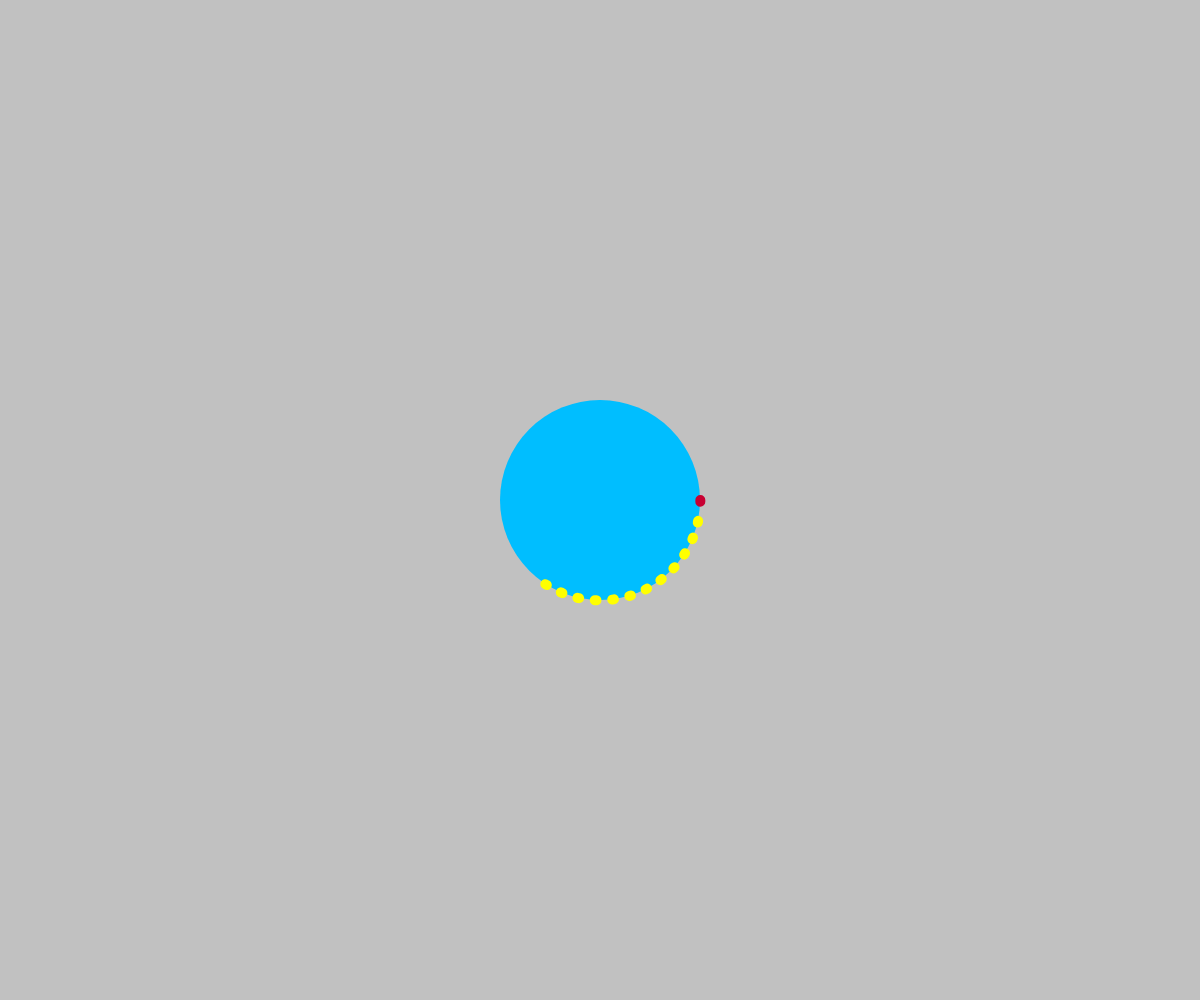
Frame 1 (no input)
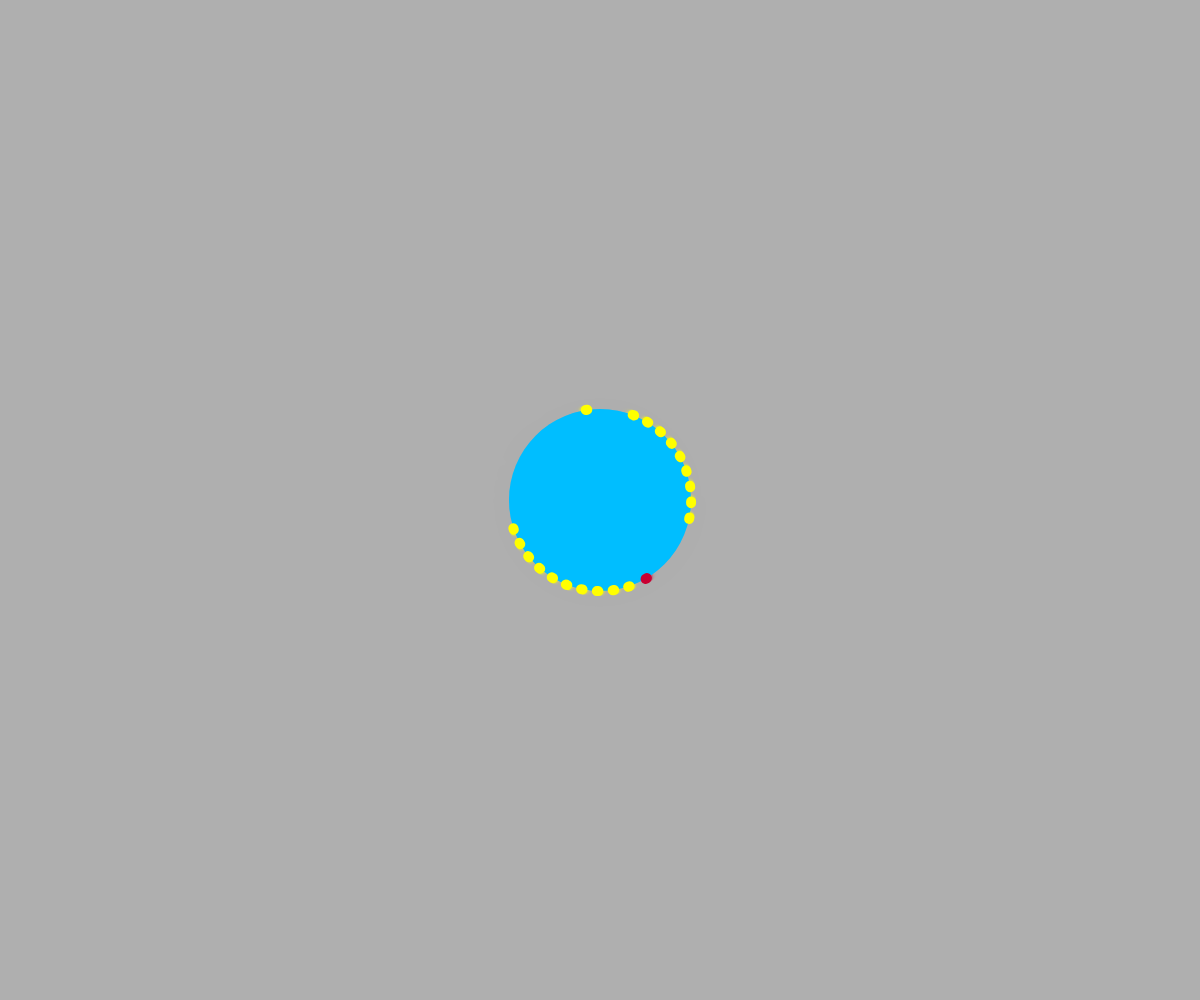
Frame 60 (no input)
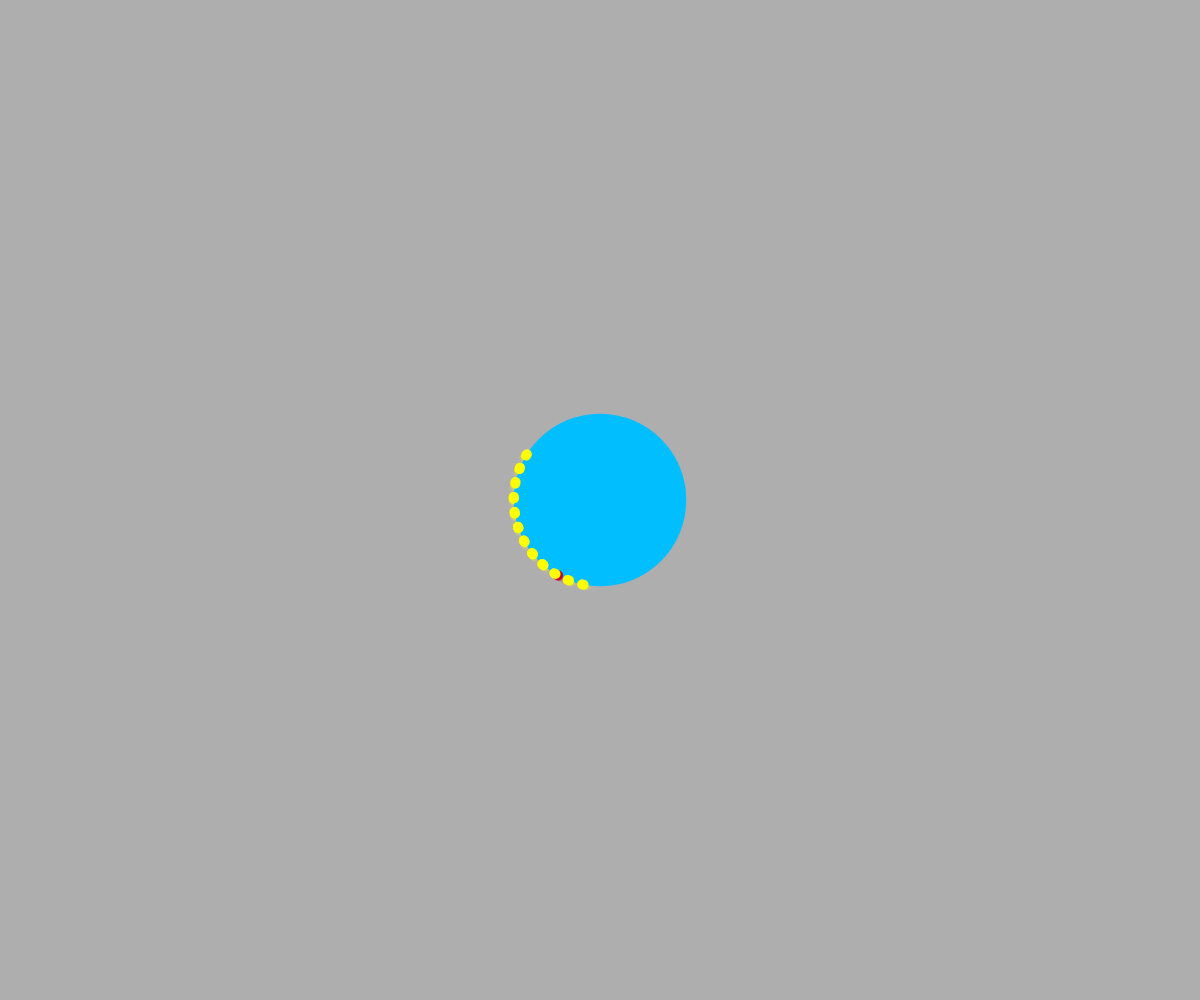
Frame 120 (the mouse pressed at the canvas centre since frame 60)

The p5.js sketch that drew these frames (run headless with seeded random() and noise() and a simulated clock; from frame 60 on, the mouse is pressed at the canvas centre):

// p5.js sketch
// ── sketch.js
var radius, circle, col, gap, clockwise, xoff1, xoff2, xincrement1, xincrement2, dialNum;

var points = [];

function setup() {
  createCanvas(windowWidth, windowHeight);
  col = 0;
  radius = 100;
  gap = 10;
  clockwise = true;
  xoff1 = 0;
  xoff2 = 0;
  xincrement1 = 0.03;
  xincrement2 = 0.03;

  circle = {
    x: width / 2,
    y: height / 2,
    start: radians(0),
    display: function() {
      noFill();
      stroke(200, 0, 50);
      strokeWeight(10);
      arc(circle.x, circle.y, 2 * radius, 2 * radius, circle.start, circle.start + radians(1));
    },
    move: function() {
      if (clockwise) {
        circle.start = circle.start + radians(1);
      } else {
        circle.start = circle.start - radians(1);
      }
    }
  };
}

function draw() {
  col = map(noise(xoff1), 0, 1, 75, 255);
  background(175, col);
  movingCircle();
  circle.display();
  circle.move();
  dial();
}

function movingCircle() {

  noStroke();
  strokeWeight(1);
  fill(0, 190, 255);
  ellipse(width / 2, height / 2, 2 * radius, 2 * radius);

  change = map(noise(xoff1), 0, 1, -1, 1);
  xoff1 += xincrement1;

  radius = radius + change;
  update();

}

function update() {
  for (var j = 0; j < points.length; j++) {
    points[j].update(radius);
  }
}

function dial() {
  dialNum = round(map(noise(xoff1), 0, 1, 0, 35));
  xoff2 += xincrement2;

  if (dialNum > points.length) {
    for (var i = 0; i < dialNum - points.length; i++) {
      points.push(new Circle(width / 2, height / 2, circle.start + radians(gap), radius, clockwise, change));
      gap = gap + 10;
    }
  } else if (dialNum < points.length) {
    points.splice((points.length - 1) - (points.length - dialNum), points.length - dialNum);
    gap = gap - (10 * (points.length - dialNum));
  }

  for (var j = 0; j < points.length; j++) {
    points[j].move();
    points[j].display();
  }
}

function keyTyped() {
  if (key === 'r' || key === 'R') {
    clockwise = !clockwise;
    for (var i = 0; i < points.length; i++) {
      points[i].rotation();
    }
  }

}
// ── Circle.js
function Circle(x, y, start, radius, clockwise, change) {
  this.x = x; //why do we need this ? we could use x directly where it is needed
  this.y = y;
  this.start = start;
  this.radius = radius;
  this.change = change;
  this.clockwise = clockwise;

  this.display = function() {
    noFill();
    stroke(255, 255, 0);
    strokeWeight(10);
    arc(this.x, this.y, 2 * this.radius, 2 * this.radius, this.start, this.start + radians(1));
  }

  this.move = function() {
    if (this.clockwise) {
      this.start = this.start + radians(1);
    } else {
      this.start = this.start - radians(1);
    }
  }

  this.rotation = function() {
    this.clockwise = !this.clockwise;
  }

  this.update = function(x) {
    this.radius = x;
  }
}



/*function Jitter() {
  this.x = random(width);
  this.y = random(height);
  this.diameter = random(10, 30);
  this.speed = 1;

  this.move = function() {
    this.x += random(-this.speed, this.speed);
    this.y += random(-this.speed, this.speed);
  };

  this.display = function() {
    ellipse(this.x, this.y, this.diameter, this.diameter);
  }
};

*/
